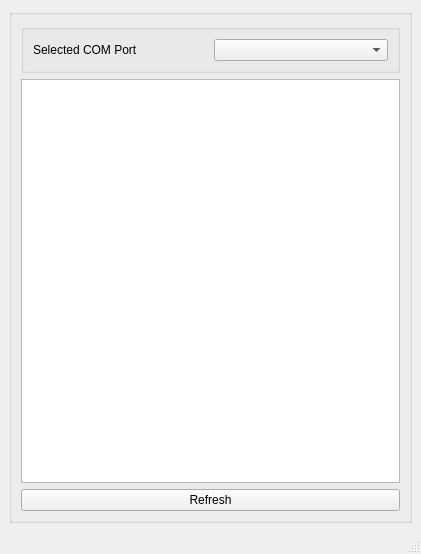
<?xml version="1.0" encoding="UTF-8"?>
<ui version="4.0">
 <class>MainWindow</class>
 <widget class="QMainWindow" name="MainWindow">
  <property name="geometry">
   <rect>
    <x>0</x>
    <y>0</y>
    <width>421</width>
    <height>554</height>
   </rect>
  </property>
  <property name="windowTitle">
   <string>MainWindow</string>
  </property>
  <widget class="QWidget" name="centralwidget">
   <layout class="QHBoxLayout" name="horizontalLayout_2">
    <item>
     <widget class="QGroupBox" name="deviceSelectionGroupBox">
      <property name="title">
       <string/>
      </property>
      <layout class="QVBoxLayout" name="verticalLayout">
       <item>
        <widget class="QGroupBox" name="comPortSelectionGroupBox">
         <property name="title">
          <string/>
         </property>
         <layout class="QHBoxLayout" name="horizontalLayout">
          <item>
           <widget class="QLabel" name="comPortSelectionLabel">
            <property name="sizePolicy">
             <sizepolicy hsizetype="Minimum" vsizetype="Preferred">
              <horstretch>0</horstretch>
              <verstretch>0</verstretch>
             </sizepolicy>
            </property>
            <property name="text">
             <string>Selected COM Port</string>
            </property>
           </widget>
          </item>
          <item>
           <widget class="QComboBox" name="comPortSelectionComboBox"/>
          </item>
         </layout>
        </widget>
       </item>
       <item>
        <widget class="QListWidget" name="deviceListWidget">
         <property name="sizePolicy">
          <sizepolicy hsizetype="Minimum" vsizetype="Expanding">
           <horstretch>0</horstretch>
           <verstretch>0</verstretch>
          </sizepolicy>
         </property>
        </widget>
       </item>
       <item>
        <widget class="QPushButton" name="refreshDevicesPushButton">
         <property name="text">
          <string>Refresh</string>
         </property>
        </widget>
       </item>
      </layout>
     </widget>
    </item>
   </layout>
  </widget>
  <widget class="QMenuBar" name="menubar">
   <property name="geometry">
    <rect>
     <x>0</x>
     <y>0</y>
     <width>421</width>
     <height>33</height>
    </rect>
   </property>
  </widget>
  <widget class="QStatusBar" name="statusbar"/>
 </widget>
 <resources/>
 <connections/>
</ui>
